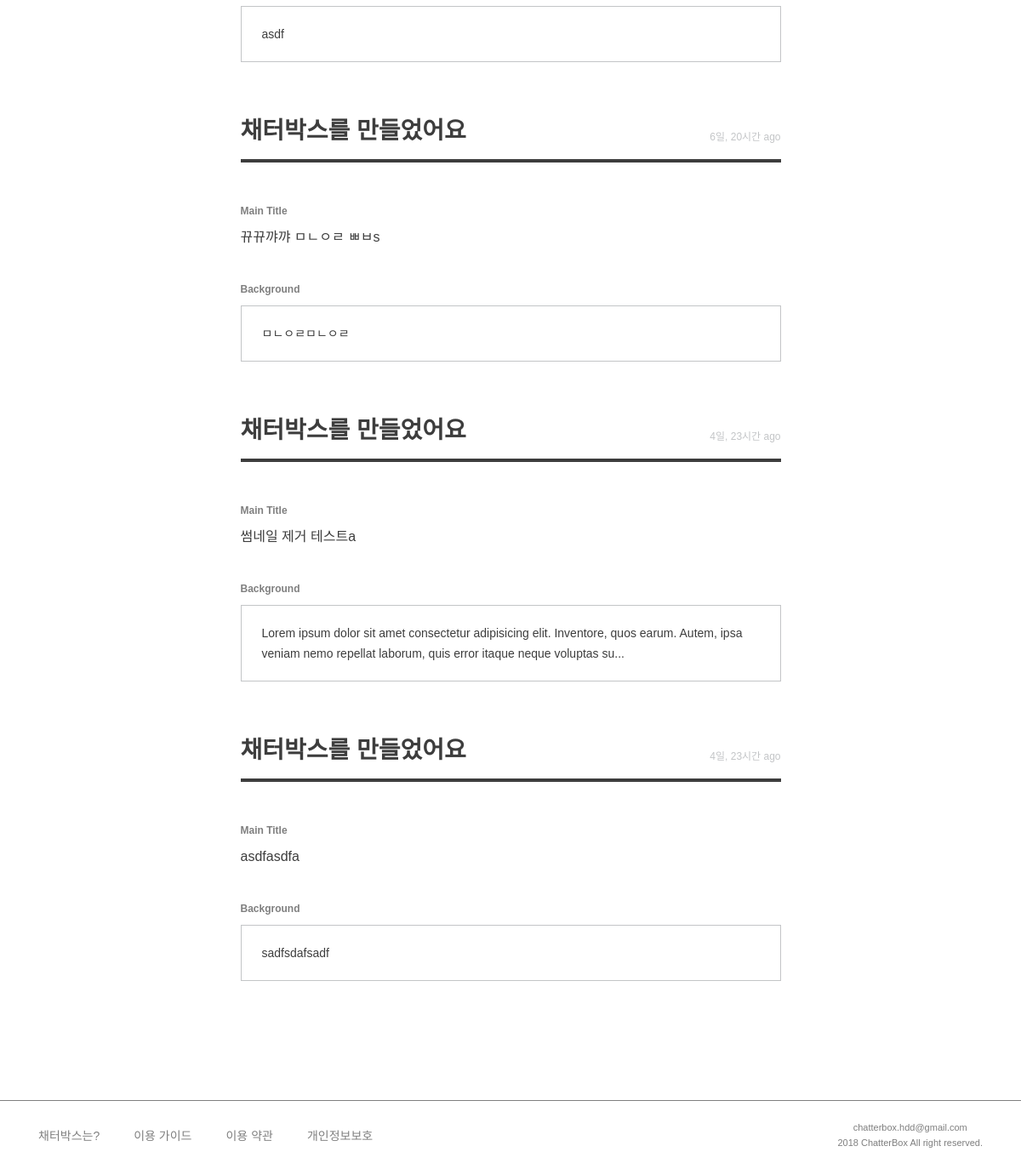
The page /member/log/ (signed in, lower part) on the database as committed earlier.
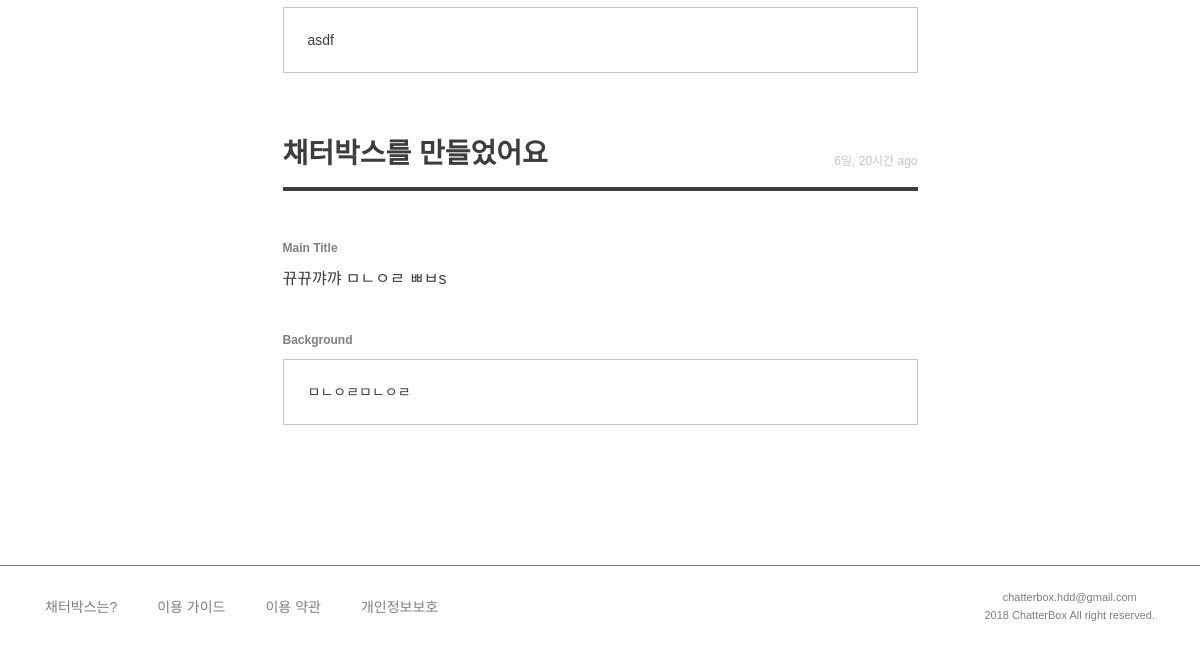
The same page on the database as committed later.
### post/models.py (models this page shows, shortened)
class TimeStampedModel(models.Model):
    created_at = models.DateTimeField(auto_now_add=True, null=True)
    updated_at = models.DateTimeField(auto_now=True, null=True)
    class Meta():
        abstract = True

class Post(TimeStampedModel):
    author = models.ForeignKey(settings.AUTH_USER_MODEL)
    category = models.ForeignKey('Category')
    title = models.CharField(max_length=160, null=True)
    background = models.TextField()
    background_image1 = models.ImageField(
        upload_to='post', blank=True, null=True)
    background_image2 = models.ImageField(
        upload_to='post', blank=True, null=True)
    background_image3 = models.ImageField(
        upload_to='post', blank=True, null=True)
    background_image4 = models.ImageField(
        upload_to='post', blank=True, null=True)
    background_image5 = models.ImageField(
        upload_to='post', blank=True, null=True)
    tag = TagField()
    view_count = models.PositiveSmallIntegerField(default=0)
    share_count = models.PositiveSmallIntegerField(default=0)
    pro_title = models.CharField(max_length=160, null=True)
    con_title = models.CharField(max_length=160, null=True)
    @property
    def natural_time(self):
        return naturaltime(self.created_at)
    class Meta:
        ordering = ['-created_at']

### member/views.py (the view, shortened to what this page needs)
@login_required
def user_log(request):
    user = request.user
    sort = request.GET.get('sort', '')
    if sort == 'my_comments':
        comments_pro = comment_models.Comment.objects.filter(
            author=user, type=True)  # 내가 만든 찬성의견
        comments_con = comment_models.Comment.objects.filter(
            author=user, type=False)  # 내가 만든 반대의견
        comments_sorted = sorted(
            chain(comments_pro, comments_con), key=lambda instance: instance.created_at)
        log_sorted = comments_sorted
        context = {'comments_pro': comments_pro, 'comments_con': comments_con,
                   'comments_sorted': comments_sorted, 'log_sorted': log_sorted, 'sort': sort, }
        return render(request, 'member/log.html', context)
    else:
        posts_log = post_models.Post.objects.filter(author=user)  # 내가 만든 채터박스
        log_sorted = posts_log
        context = {'posts_log': posts_log,
                   'log_sorted': log_sorted, 'sort': sort, }
    return render(request, 'member/log.html', context)

### templates/member/log.html (shortened to what this page needs)
{% extends 'base.html' %}
{% load static %}
{% block customCSS %}
<link rel="stylesheet" href="{% static 'css/member/my_page.css' %}">
<link rel="stylesheet" href="{% static 'css/member/log.css' %}">
<link rel="stylesheet" href="{% static 'css/post/post_list.css' %}">
{% endblock %}
{% block content %}
<div class="row justify-content-center">
    <div class="col-md-7 mypage">
        <div class="mypage-body">
            <div class="tab-pane" id="pills-log">
                <div class="load-log">
                    {% for log in log_sorted reversed %}
                    {% if log in posts_log %}
                    <div class="m60">
                        <div class="log-header">
                            <h3>채터박스를 만들었어요</h3>
                            <p>{{ log.natural_time }}</p>
                        </div>
                        <div class="log-body">
                            <label>Main Title</label>
                            <h5>{{ log.title }}</h5>
                            <label>Background</label>
                            <div class="background">
                                <h6>{{ log.background|safe|truncatechars:160 }}</h6>
                            </div>
                        </div>
                    </div>
                    {% endif %}
                    {% endfor %}
                </div>
            </div>
        </div>
    </div>
</div>
{% endblock %}

Rows that differ between the two databases and show on the page:
removed Post: natural_time "4일, 23시간 ago", title "썸네일 제거 테스트a", background "Lorem ipsum dolor sit amet consectetur adipisicing elit. Inventore, quos earum. Autem, ipsa veniam nemo repellat laborum, quis error itaque neque voluptas su..."
removed Post: natural_time "4일, 23시간 ago", title "asdfasdfa", background "sadfsdafsadf"
